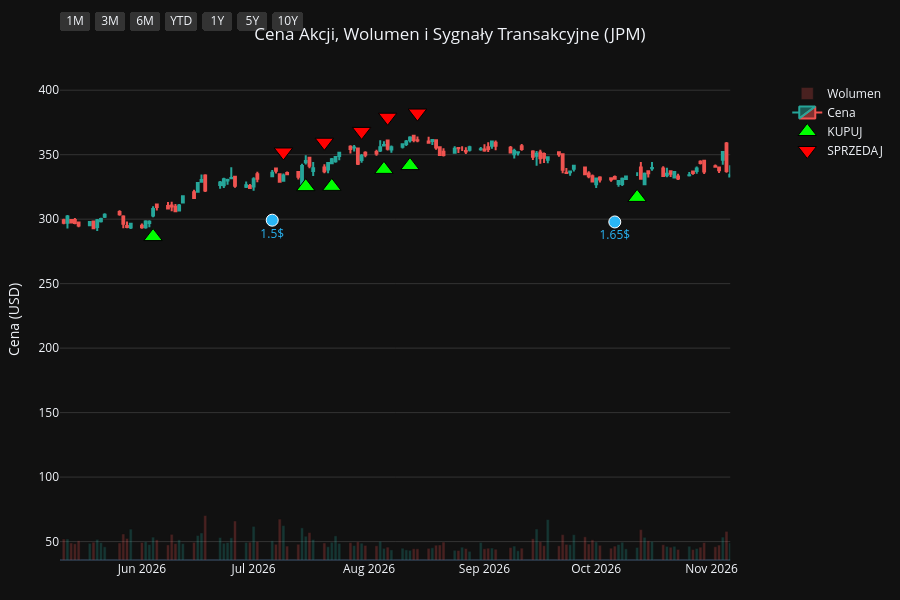
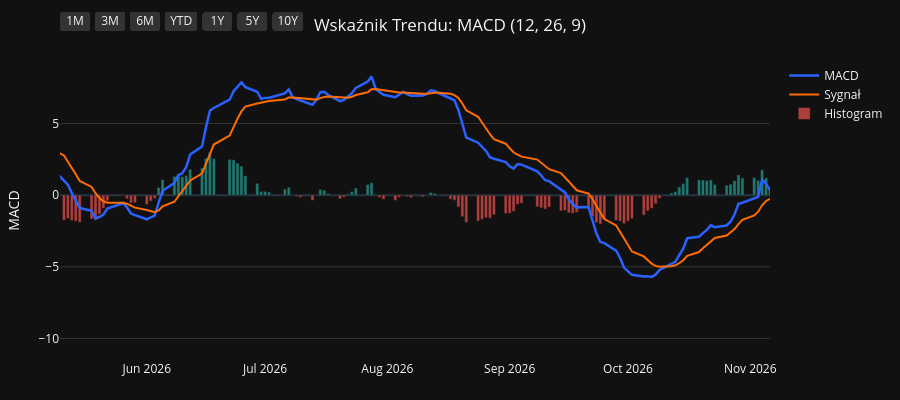
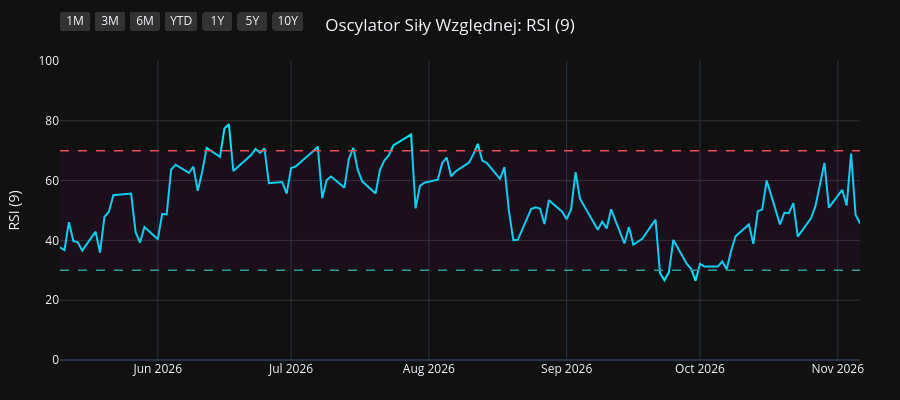
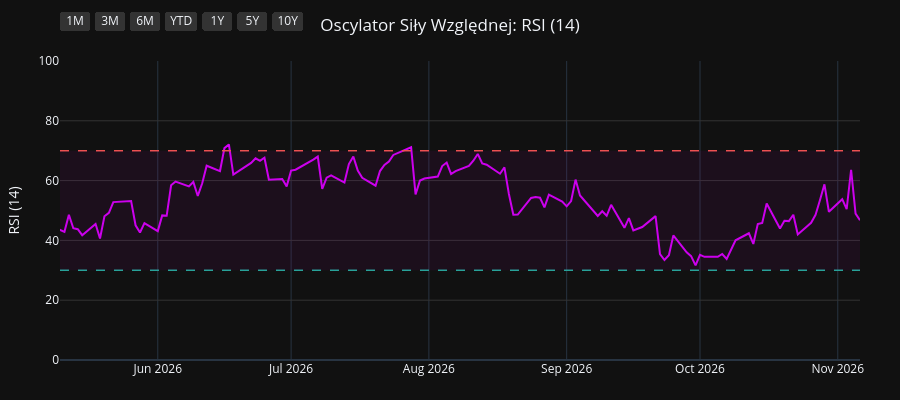

Notebook code for these charts, in order:
### Code cell
import os
import yfinance as yf
import pandas as pd
import pandas_ta as ta
import plotly.graph_objects as go
from plotly.subplots import make_subplots

# 1. Pobranie i przygotowanie danych
symbol = os.environ.get("STOCK_TICKER", "").strip().upper()
if not symbol:
    raise RuntimeError("Set STOCK_TICKER before running price_extractor.ipynb")
df = yf.Ticker(symbol).history(period="10y")
df.index = df.index.tz_localize(None)

# Wskaźniki i sygnały
df.ta.macd(fast=12, slow=26, signal=9, append=True)
df.ta.rsi(length=9, append=True)
df.ta.rsi(length=14, append=True)
df.ta.rsi(length=21, append=True)
df.dropna(inplace=True)

macd = df['MACD_12_26_9']
signal = df['MACDs_12_26_9']
wczorajszy_macd = macd.shift(1)
wczorajszy_signal = signal.shift(1)

df['Decyzja'] = 'BRAK'
df.loc[(macd > signal) & (wczorajszy_macd <= wczorajszy_signal), 'Decyzja'] = 'KUPUJ'
df.loc[(macd < signal) & (wczorajszy_macd >= wczorajszy_signal), 'Decyzja'] = 'SPRZEDAJ'

df_kupuj = df[df['Decyzja'] == 'KUPUJ']
df_sprzedaj = df[df['Decyzja'] == 'SPRZEDAJ']
df_dywidendy = df[df['Dividends'] > 0]
df_splity = df[df['Stock Splits'] > 0]

# Wspólna konfiguracja osi X
konfiguracja_osi_x = dict(
    type="date",
    showspikes=True, spikemode="across", spikesnap="cursor", spikedash="dot", spikecolor="#ffffff", spikethickness=1, hoverformat="%Y-%m-%d",
    rangeselector=dict(
        buttons=list([
            dict(count=1, label="1M", step="month", stepmode="backward"),
            dict(count=3, label="3M", step="month", stepmode="backward"),
            dict(count=6, label="6M", step="month", stepmode="backward"),
            dict(count=1, label="YTD", step="year", stepmode="todate"),
            dict(count=1, label="1Y", step="year", stepmode="backward"),
            dict(count=5, label="5Y", step="year", stepmode="backward"),
            dict(step="all", label="10Y")
        ]),
        bgcolor="#333333", activecolor="#2962ff", x=0, y=1.1
    )
)

# ==========================================
# WYKRES 1: CENA + WOLUMEN + SYGNAŁY
# ==========================================
fig1 = make_subplots(specs=[[{"secondary_y": True}]])

kolory_wolumenu = ['#26a69a' if row['Close'] >= row['Open'] else '#ef5350' for index, row in df.iterrows()]
fig1.add_trace(go.Bar(x=df.index, y=df['Volume'], marker_color=kolory_wolumenu, opacity=0.25, name='Wolumen'), secondary_y=True)
fig1.add_trace(go.Candlestick(x=df.index, open=df['Open'], high=df['High'], low=df['Low'], close=df['Close'], name='Cena', increasing_line_color='#26a69a', decreasing_line_color='#ef5350'), secondary_y=False)
fig1.add_trace(go.Scatter(x=df_kupuj.index, y=df_kupuj['Low'] * 0.95, customdata=df_kupuj[['Low', 'High']], mode='markers', marker=dict(symbol='triangle-up', size=16, color='#00ff00', line=dict(width=1, color='black')), name='KUPUJ', hovertemplate='KUPUJ<br>Najniższa: %{customdata[0]:.2f}<br>Najwyższa: %{customdata[1]:.2f}<extra></extra>'), secondary_y=False)
fig1.add_trace(go.Scatter(x=df_sprzedaj.index, y=df_sprzedaj['High'] * 1.05, customdata=df_sprzedaj[['Low', 'High']], mode='markers', marker=dict(symbol='triangle-down', size=16, color='#ff0000', line=dict(width=1, color='black')), name='SPRZEDAJ', hovertemplate='SPRZEDAJ<br>Najniższa: %{customdata[0]:.2f}<br>Najwyższa: %{customdata[1]:.2f}<extra></extra>'), secondary_y=False)

if not df_dywidendy.empty:
    fig1.add_trace(go.Scatter(x=df_dywidendy.index, y=df_dywidendy['Low'] * 0.90, mode='markers+text', marker=dict(symbol='circle', size=12, color='#29b6f6', line=dict(width=1, color='white')), text=df_dywidendy['Dividends'].apply(lambda x: f"{x}$"), textposition="bottom center", name='Dywidenda', showlegend=False, hovertemplate='Dywidenda: %{text}<extra></extra>', textfont=dict(color="#29b6f6")), secondary_y=False)
if not df_splity.empty:
                    fig1.add_trace(go.Scatter(x=df_splity.index, y=df_splity['High'], mode='markers+text', marker=dict(symbol='star', size=16, color='#ffee58', line=dict(width=1, color='black')), text=df_splity['Stock Splits'].apply(lambda x: f"{x:g}:1" if x >= 1 else f"1:{1 / x:g}"), textposition="top center", name='Split', hovertemplate='%{text}<extra></extra>', textfont=dict(color="#ffee58")), secondary_y=False)

fig1.update_layout(title=dict(text=f"Cena Akcji, Wolumen i Sygnały Transakcyjne ({symbol})", x=0.5, xanchor='center'), dragmode='pan', xaxis_rangeslider_visible=False, template='plotly_dark', height=600, hovermode='x unified', margin=dict(l=60, r=40, t=60, b=40))
fig1.update_xaxes(**konfiguracja_osi_x)
fig1.update_xaxes(range=[df.index.max() - pd.Timedelta(days=180), df.index.max()])
fig1.update_yaxes(title_text="Cena (USD)", secondary_y=False, gridcolor='#333333')
fig1.update_yaxes(range=[0, df['Volume'].max() * 4], showgrid=False, showticklabels=False, secondary_y=True)
fig1.show(config={'scrollZoom': True})

# ==========================================
# WYKRES 2: WSKAŹNIK MACD
# ==========================================
fig2 = go.Figure()
fig2.add_trace(go.Scatter(x=df.index, y=df['MACD_12_26_9'], line=dict(color='#2962ff', width=2.5), name='MACD'))
fig2.add_trace(go.Scatter(x=df.index, y=df['MACDs_12_26_9'], line=dict(color='#ff6d00', width=2), name='Sygnał'))
kolory_macd = ['#26a69a' if val >= 0 else '#ef5350' for val in df['MACDh_12_26_9']]
fig2.add_trace(go.Bar(x=df.index, y=df['MACDh_12_26_9'], marker_color=kolory_macd, name='Histogram', opacity=0.7))
fig2.update_layout(title=dict(text="Wskaźnik Trendu: MACD (12, 26, 9)", x=0.5, xanchor='center'), dragmode='pan', xaxis_rangeslider_visible=False, template='plotly_dark', height=400, hovermode='x unified', margin=dict(l=60, r=40, t=60, b=40))
fig2.update_xaxes(**konfiguracja_osi_x)
fig2.update_xaxes(range=[df.index.max() - pd.Timedelta(days=180), df.index.max()])
fig2.update_yaxes(title_text="MACD", gridcolor='#333333')
fig2.show(config={'scrollZoom': True})

# ==========================================
# WYKRES 3: OSCYLATOR RSI (9)
# ==========================================
fig3 = go.Figure()
fig3.add_trace(go.Scatter(x=df.index, y=df['RSI_9'], line=dict(color='#00e5ff', width=2), name='RSI (9)'))
fig3.add_hline(y=70, line_dash="dash", line_color="#ef5350", line_width=1.5)
fig3.add_hline(y=30, line_dash="dash", line_color="#26a69a", line_width=1.5)
fig3.add_hrect(y0=30, y1=70, line_width=0, fillcolor="purple", opacity=0.1)
fig3.update_layout(title=dict(text="Oscylator Siły Względnej: RSI (9)", x=0.5, xanchor='center'), dragmode='pan', xaxis_rangeslider_visible=False, template='plotly_dark', height=400, hovermode='x unified', margin=dict(l=60, r=40, t=60, b=40))
fig3.update_xaxes(**konfiguracja_osi_x)
fig3.update_xaxes(range=[df.index.max() - pd.Timedelta(days=180), df.index.max()])
fig3.update_yaxes(title_text="RSI (9)", range=[0, 100], gridcolor='#333333')
fig3.show(config={'scrollZoom': True})

# ==========================================
# WYKRES 4: OSCYLATOR RSI (14)
# ==========================================
fig4 = go.Figure()
fig4.add_trace(go.Scatter(x=df.index, y=df['RSI_14'], line=dict(color='#d500f9', width=2), name='RSI (14)'))
fig4.add_hline(y=70, line_dash="dash", line_color="#ef5350", line_width=1.5)
fig4.add_hline(y=30, line_dash="dash", line_color="#26a69a", line_width=1.5)
fig4.add_hrect(y0=30, y1=70, line_width=0, fillcolor="purple", opacity=0.1)
fig4.update_layout(title=dict(text="Oscylator Siły Względnej: RSI (14)", x=0.5, xanchor='center'), dragmode='pan', xaxis_rangeslider_visible=False, template='plotly_dark', height=400, hovermode='x unified', margin=dict(l=60, r=40, t=60, b=40))
fig4.update_xaxes(**konfiguracja_osi_x)
fig4.update_xaxes(range=[df.index.max() - pd.Timedelta(days=180), df.index.max()])
fig4.update_yaxes(title_text="RSI (14)", range=[0, 100], gridcolor='#333333')
fig4.show(config={'scrollZoom': True})

# ==========================================
# WYKRES 5: OSCYLATOR RSI (21)
# ==========================================
fig5 = go.Figure()
fig5.add_trace(go.Scatter(x=df.index, y=df['RSI_21'], line=dict(color='#64dd17', width=2), name='RSI (21)'))
fig5.add_hline(y=70, line_dash="dash", line_color="#ef5350", line_width=1.5)
fig5.add_hline(y=30, line_dash="dash", line_color="#26a69a", line_width=1.5)
fig5.add_hrect(y0=30, y1=70, line_width=0, fillcolor="purple", opacity=0.1)
fig5.update_layout(title=dict(text="Oscylator Siły Względnej: RSI (21)", x=0.5, xanchor='center'), dragmode='pan', xaxis_rangeslider_visible=False, template='plotly_dark', height=400, hovermode='x unified', margin=dict(l=60, r=40, t=60, b=40))
fig5.update_xaxes(**konfiguracja_osi_x)
fig5.update_xaxes(range=[df.index.max() - pd.Timedelta(days=180), df.index.max()])
fig5.update_yaxes(title_text="RSI (21)", range=[0, 100], gridcolor='#333333')
fig5.show(config={'scrollZoom': True})

### Figure 1 — Plotly figure (JSON) as saved in the notebook; plotly's stock layout.template omitted (floating-point values rounded to 4 significant figures; data arrays with more than 128 entries replaced by an {"elided": "..."} marker saying what was removed)
{"data": [{"marker": {"color": {"elided": "2478 str values"}}, "name": "Wolumen", "opacity": 0.25, "type": "bar", "x": {"elided": "2478 str values"}, "xaxis": "x", "y": {"elided": "2478 int values"}, "yaxis": "y2"}, {"close": {"elided": "2478 float values"}, "decreasing": {"line": {"color": "#ef5350"}}, "high": {"elided": "2478 float values"}, "increasing": {"line": {"color": "#26a69a"}}, "low": {"elided": "2478 float values"}, "name": "Cena", "open": {"elided": "2478 float values"}, "type": "candlestick", "x": {"elided": "2478 str values"}, "xaxis": "x", "yaxis": "y"}, {"customdata": {"elided": "96x2 float values"}, "hovertemplate": "KUPUJ<br>Najniższa: %{customdata[0]:.2f}<br>Najwyższa: %{customdata[1]:.2f}<extra></extra>", "marker": {"color": "#00ff00", "line": {"color": "black", "width": 1}, "size": 16, "symbol": "triangle-up"}, "mode": "markers", "name": "KUPUJ", "type": "scatter", "x": ["2017-02-06T00:00:00", "2017-04-24T00:00:00", "2017-06-08T00:00:00", "2017-08-07T00:00:00", "2017-09-14T00:00:00", "2017-10-16T00:00:00", "2017-11-28T00:00:00", "2017-12-21T00:00:00", "2018-01-10T00:00:00", "2018-02-21T00:00:00", "2018-03-12T00:00:00", "2018-04-09T00:00:00", "2018-05-08T00:00:00", "2018-06-08T00:00:00", "2018-07-09T00:00:00", "2018-09-19T00:00:00", "2018-10-08T00:00:00", "2018-10-31T00:00:00", "2018-11-27T00:00:00", "2019-01-02T00:00:00", "2019-02-15T00:00:00", "2019-03-15T00:00:00", "2019-04-02T00:00:00", "2019-06-10T00:00:00", "2019-06-28T00:00:00", "2019-08-29T00:00:00", "2019-10-15T00:00:00", "2019-12-09T00:00:00", "2019-12-12T00:00:00", "2020-01-02T00:00:00", "2020-02-06T00:00:00", "2020-03-26T00:00:00", "2020-05-20T00:00:00", "2020-07-13T00:00:00", "2020-08-07T00:00:00", "2020-08-27T00:00:00", "2020-10-02T00:00:00", "2020-11-05T00:00:00", "2020-12-31T00:00:00", "2021-02-08T00:00:00", "2021-04-30T00:00:00", "2021-05-28T00:00:00", "2021-07-01T00:00:00", "2021-07-29T00:00:00", "2021-08-25T00:00:00", "2021-09-24T00:00:00", "2021-10-20T00:00:00", "2021-12-27T00:00:00", "2022-02-04T00:00:00", "2022-03-16T00:00:00", "2022-04-21T00:00:00", "2022-05-04T00:00:00", "2022-05-17T00:00:00", "2022-07-07T00:00:00", "2022-07-15T00:00:00", "2022-09-09T00:00:00", "2022-10-06T00:00:00", "2022-10-13T00:00:00", "2023-01-03T00:00:00", "2023-01-27T00:00:00", "2023-02-06T00:00:00", "2023-02-14T00:00:00", "2023-03-30T00:00:00", "2023-05-19T00:00:00", "2023-06-02T00:00:00", "2023-06-30T00:00:00", "2023-09-14T00:00:00", "2023-09-28T00:00:00", "2023-10-09T00:00:00", "2023-11-06T00:00:00", "2024-01-30T00:00:00", "2024-02-15T00:00:00", "2024-03-18T00:00:00", "2024-04-25T00:00:00", "2024-06-25T00:00:00", "2024-08-15T00:00:00", "2024-10-07T00:00:00", "2024-11-06T00:00:00", "2025-01-06T00:00:00", "2025-02-18T00:00:00", "2025-03-21T00:00:00", "2025-04-11T00:00:00", "2025-06-20T00:00:00", "2025-07-25T00:00:00", "2025-08-26T00:00:00", "2025-09-11T00:00:00", "2025-10-29T00:00:00", "2025-11-28T00:00:00", "2026-02-03T00:00:00", "2026-03-20T00:00:00", "2026-06-04T00:00:00", "2026-07-15T00:00:00", "2026-07-22T00:00:00", "2026-08-05T00:00:00", "2026-08-12T00:00:00", "2026-10-12T00:00:00"], "xaxis": "x", "y": [63.76, 63.99, 62.11, 69.77, 67.55, 72.14, 73.36, 79.8, 82.34, 86.32, 88.26, 83.14, 82.68, 83.27, 79.65, 87.05, 86.83, 82.57, 83.21, 73.49, 80.05, 81.26, 80.57, 85.76, 86.29, 84.65, 93.11, 106.2, 106.0, 110.0, 109.0, 74.36, 72.59, 78.05, 78.32, 80.3, 77.12, 82.68, 102.2, 113.9, 126.9, 135.4, 128.9, 126.7, 131.6, 134.1, 140.5, 131.2, 125.6, 113.5, 110.5, 104.4, 102.7, 97.29, 92.38, 101.8, 93.44, 88.09, 115.9, 121.9, 122.1, 123.5, 111.3, 121.4, 122.5, 126.3, 130.5, 129.2, 127.9, 127.3, 155.0, 158.0, 170.3, 172.5, 178.4, 191.5, 191.4, 214.3, 220.7, 253.2, 217.0, 207.7, 252.8, 274.5, 272.2, 279.0, 282.4, 287.3, 289.4, 267.1, 286.5, 325.2, 325.4, 338.6, 341.5, 316.9], "yaxis": "y"}, {"customdata": {"elided": "95x2 float values"}, "hovertemplate": "SPRZEDAJ<br>Najniższa: %{customdata[0]:.2f}<br>Najwyższa: %{customdata[1]:.2f}<extra></extra>", "marker": {"color": "#ff0000", "line": {"color": "black", "width": 1}, "size": 16, "symbol": "triangle-down"}, "mode": "markers", "name": "SPRZEDAJ", "type": "scatter", "x": ["2017-03-08T00:00:00", "2017-05-17T00:00:00", "2017-07-17T00:00:00", "2017-08-10T00:00:00", "2017-10-13T00:00:00", "2017-11-03T00:00:00", "2017-12-20T00:00:00", "2017-12-26T00:00:00", "2018-02-02T00:00:00", "2018-03-01T00:00:00", "2018-03-14T00:00:00", "2018-04-27T00:00:00", "2018-05-24T00:00:00", "2018-06-14T00:00:00", "2018-08-10T00:00:00", "2018-09-27T00:00:00", "2018-10-10T00:00:00", "2018-11-23T00:00:00", "2018-12-06T00:00:00", "2019-02-07T00:00:00", "2019-03-01T00:00:00", "2019-03-21T00:00:00", "2019-05-07T00:00:00", "2019-06-25T00:00:00", "2019-07-31T00:00:00", "2019-09-26T00:00:00", "2019-11-13T00:00:00", "2019-12-11T00:00:00", "2019-12-23T00:00:00", "2020-01-03T00:00:00", "2020-02-21T00:00:00", "2020-05-12T00:00:00", "2020-06-12T00:00:00", "2020-07-31T00:00:00", "2020-08-19T00:00:00", "2020-09-09T00:00:00", "2020-10-28T00:00:00", "2020-12-04T00:00:00", "2021-01-21T00:00:00", "2021-03-05T00:00:00", "2021-05-26T00:00:00", "2021-06-08T00:00:00", "2021-07-19T00:00:00", "2021-08-19T00:00:00", "2021-09-07T00:00:00", "2021-10-13T00:00:00", "2021-10-27T00:00:00", "2022-01-18T00:00:00", "2022-02-23T00:00:00", "2022-04-06T00:00:00", "2022-04-22T00:00:00", "2022-05-10T00:00:00", "2022-06-10T00:00:00", "2022-07-14T00:00:00", "2022-08-23T00:00:00", "2022-09-21T00:00:00", "2022-10-07T00:00:00", "2022-11-17T00:00:00", "2023-01-19T00:00:00", "2023-01-30T00:00:00", "2023-02-10T00:00:00", "2023-02-16T00:00:00", "2023-05-03T00:00:00", "2023-05-23T00:00:00", "2023-06-22T00:00:00", "2023-08-02T00:00:00", "2023-09-27T00:00:00", "2023-10-02T00:00:00", "2023-10-23T00:00:00", "2024-01-09T00:00:00", "2024-02-05T00:00:00", "2024-03-14T00:00:00", "2024-04-03T00:00:00", "2024-05-23T00:00:00", "2024-07-24T00:00:00", "2024-09-06T00:00:00", "2024-10-31T00:00:00", "2024-12-02T00:00:00", "2025-02-14T00:00:00", "2025-02-19T00:00:00", "2025-04-04T00:00:00", "2025-05-23T00:00:00", "2025-07-09T00:00:00", "2025-07-31T00:00:00", "2025-09-08T00:00:00", "2025-10-01T00:00:00", "2025-11-14T00:00:00", "2026-01-12T00:00:00", "2026-02-13T00:00:00", "2026-04-29T00:00:00", "2026-07-09T00:00:00", "2026-07-20T00:00:00", "2026-07-30T00:00:00", "2026-08-06T00:00:00", "2026-08-14T00:00:00"], "xaxis": "x", "y": [75.55, 71.7, 75.69, 76.58, 80.04, 84.03, 89.16, 89.38, 97.27, 97.04, 97.0, 92.11, 93.78, 92.28, 97.48, 97.32, 97.32, 90.92, 89.2, 88.34, 90.39, 88.33, 98.07, 93.73, 100.6, 102.2, 112.5, 117.9, 120.4, 122.3, 120.3, 80.6, 89.78, 86.89, 90.17, 91.16, 88.94, 111.5, 124.1, 139.9, 150.1, 151.9, 138.1, 143.4, 148.8, 153.4, 158.3, 145.3, 143.0, 124.6, 122.7, 116.3, 116.0, 102.6, 111.2, 110.6, 103.1, 127.1, 131.0, 135.0, 136.2, 138.2, 134.7, 135.1, 138.5, 152.3, 142.9, 142.4, 141.6, 170.3, 173.6, 190.0, 197.8, 197.7, 212.6, 219.3, 227.7, 252.5, 283.1, 284.2, 222.1, 267.3, 294.4, 308.6, 303.9, 322.5, 316.9, 337.4, 314.9, 324.6, 352.1, 359.7, 368.1, 379.1, 382.3], "yaxis": "y"}, {"hovertemplate": "Dywidenda: %{text}<extra></extra>", "marker": {"color": "#29b6f6", "line": {"color": "white", "width": 1}, "size": 12, "symbol": "circle"}, "mode": "markers+text", "name": "Dywidenda", "showlegend": false, "text": ["0.48$", "0.5$", "0.5$", "0.56$", "0.56$", "0.56$", "0.56$", "0.8$", "0.8$", "0.8$", "0.8$", "0.9$", "0.9$", "0.9$", "0.9$", "0.9$", "0.9$", "0.9$", "0.9$", "1.0$", "1.0$", "1.0$", "1.0$", "1.0$", "1.0$", "1.0$", "1.0$", "1.05$", "1.05$", "1.15$", "1.15$", "1.25$", "1.25$", "1.4$", "1.4$", "1.5$", "1.5$", "1.5$", "1.5$", "1.65$"], "textfont": {"color": "#29b6f6"}, "textposition": "bottom center", "type": "scatter", "x": ["2017-01-04T00:00:00", "2017-04-04T00:00:00", "2017-07-03T00:00:00", "2017-10-05T00:00:00", "2018-01-04T00:00:00", "2018-04-05T00:00:00", "2018-07-05T00:00:00", "2018-10-04T00:00:00", "2019-01-03T00:00:00", "2019-04-04T00:00:00", "2019-07-03T00:00:00", "2019-10-03T00:00:00", "2020-01-03T00:00:00", "2020-04-03T00:00:00", "2020-07-02T00:00:00", "2020-10-05T00:00:00", "2021-01-05T00:00:00", "2021-04-05T00:00:00", "2021-07-02T00:00:00", "2021-10-05T00:00:00", "2022-01-05T00:00:00", "2022-04-05T00:00:00", "2022-07-05T00:00:00", "2022-10-05T00:00:00", "2023-01-05T00:00:00", "2023-04-05T00:00:00", "2023-07-05T00:00:00", "2023-10-05T00:00:00", "2024-01-04T00:00:00", "2024-04-04T00:00:00", "2024-07-05T00:00:00", "2024-10-04T00:00:00", "2025-01-06T00:00:00", "2025-04-04T00:00:00", "2025-07-03T00:00:00", "2025-10-06T00:00:00", "2026-01-06T00:00:00", "2026-04-06T00:00:00", "2026-07-06T00:00:00", "2026-10-06T00:00:00"], "xaxis": "x", "y": [60.26, 60.83, 64.47, 67.79, 77.16, 79.84, 74.61, 82.88, 70.74, 77.0, 83.34, 82.71, 103.2, 62.99, 70.64, 75.64, 96.68, 119.9, 122.6, 132.5, 130.9, 107.2, 88.84, 89.25, 110.5, 105.3, 121.0, 118.9, 144.9, 167.1, 175.8, 178.9, 209.1, 182.7, 255.9, 269.4, 293.3, 261.4, 299.2, 297.8], "yaxis": "y"}], "layout": {"dragmode": "pan", "height": 600, "hovermode": "x unified", "margin": {"b": 40, "l": 60, "r": 40, "t": 60}, "title": {"text": "Cena Akcji, Wolumen i Sygnały Transakcyjne (JPM)", "x": 0.5, "xanchor": "center"}, "xaxis": {"anchor": "y", "domain": [0.0, 0.94], "hoverformat": "%Y-%m-%d", "range": ["2026-05-10T00:00:00", "2026-11-06T00:00:00"], "rangeselector": {"activecolor": "#2962ff", "bgcolor": "#333333", "buttons": [{"count": 1, "label": "1M", "step": "month", "stepmode": "backward"}, {"count": 3, "label": "3M", "step": "month", "stepmode": "backward"}, {"count": 6, "label": "6M", "step": "month", "stepmode": "backward"}, {"count": 1, "label": "YTD", "step": "year", "stepmode": "todate"}, {"count": 1, "label": "1Y", "step": "year", "stepmode": "backward"}, {"count": 5, "label": "5Y", "step": "year", "stepmode": "backward"}, {"label": "10Y", "step": "all"}], "x": 0, "y": 1.1}, "rangeslider": {"visible": false}, "showspikes": true, "spikecolor": "#ffffff", "spikedash": "dot", "spikemode": "across", "spikesnap": "cursor", "spikethickness": 1, "type": "date"}, "yaxis": {"anchor": "x", "domain": [0.0, 1.0], "gridcolor": "#333333", "title": {"text": "Cena (USD)"}}, "yaxis2": {"anchor": "x", "overlaying": "y", "range": [0, 217675200], "showgrid": false, "showticklabels": false, "side": "right"}}}

### Figure 2 — Plotly figure (JSON) as saved in the notebook; plotly's stock layout.template omitted (floating-point values rounded to 4 significant figures; data arrays with more than 128 entries replaced by an {"elided": "..."} marker saying what was removed)
{"data": [{"line": {"color": "#2962ff", "width": 2.5}, "name": "MACD", "type": "scatter", "x": {"elided": "2478 str values"}, "y": {"elided": "2478 float values"}}, {"line": {"color": "#ff6d00", "width": 2}, "name": "Sygnał", "type": "scatter", "x": {"elided": "2478 str values"}, "y": {"elided": "2478 float values"}}, {"marker": {"color": {"elided": "2478 str values"}}, "name": "Histogram", "opacity": 0.7, "type": "bar", "x": {"elided": "2478 str values"}, "y": {"elided": "2478 float values"}}], "layout": {"dragmode": "pan", "height": 400, "hovermode": "x unified", "margin": {"b": 40, "l": 60, "r": 40, "t": 60}, "title": {"text": "Wskaźnik Trendu: MACD (12, 26, 9)", "x": 0.5, "xanchor": "center"}, "xaxis": {"hoverformat": "%Y-%m-%d", "range": ["2026-05-10T00:00:00", "2026-11-06T00:00:00"], "rangeselector": {"activecolor": "#2962ff", "bgcolor": "#333333", "buttons": [{"count": 1, "label": "1M", "step": "month", "stepmode": "backward"}, {"count": 3, "label": "3M", "step": "month", "stepmode": "backward"}, {"count": 6, "label": "6M", "step": "month", "stepmode": "backward"}, {"count": 1, "label": "YTD", "step": "year", "stepmode": "todate"}, {"count": 1, "label": "1Y", "step": "year", "stepmode": "backward"}, {"count": 5, "label": "5Y", "step": "year", "stepmode": "backward"}, {"label": "10Y", "step": "all"}], "x": 0, "y": 1.1}, "rangeslider": {"visible": false}, "showspikes": true, "spikecolor": "#ffffff", "spikedash": "dot", "spikemode": "across", "spikesnap": "cursor", "spikethickness": 1, "type": "date"}, "yaxis": {"gridcolor": "#333333", "title": {"text": "MACD"}}}}

### Figure 3 — Plotly figure (JSON) as saved in the notebook; plotly's stock layout.template omitted (floating-point values rounded to 4 significant figures; data arrays with more than 128 entries replaced by an {"elided": "..."} marker saying what was removed)
{"data": [{"line": {"color": "#00e5ff", "width": 2}, "name": "RSI (9)", "type": "scatter", "x": {"elided": "2478 str values"}, "y": {"elided": "2478 float values"}}], "layout": {"dragmode": "pan", "height": 400, "hovermode": "x unified", "margin": {"b": 40, "l": 60, "r": 40, "t": 60}, "shapes": [{"line": {"color": "#ef5350", "dash": "dash", "width": 1.5}, "type": "line", "x0": 0, "x1": 1, "xref": "x domain", "y0": 70, "y1": 70, "yref": "y"}, {"line": {"color": "#26a69a", "dash": "dash", "width": 1.5}, "type": "line", "x0": 0, "x1": 1, "xref": "x domain", "y0": 30, "y1": 30, "yref": "y"}, {"fillcolor": "purple", "line": {"width": 0}, "opacity": 0.1, "type": "rect", "x0": 0, "x1": 1, "xref": "x domain", "y0": 30, "y1": 70, "yref": "y"}], "title": {"text": "Oscylator Siły Względnej: RSI (9)", "x": 0.5, "xanchor": "center"}, "xaxis": {"hoverformat": "%Y-%m-%d", "range": ["2026-05-10T00:00:00", "2026-11-06T00:00:00"], "rangeselector": {"activecolor": "#2962ff", "bgcolor": "#333333", "buttons": [{"count": 1, "label": "1M", "step": "month", "stepmode": "backward"}, {"count": 3, "label": "3M", "step": "month", "stepmode": "backward"}, {"count": 6, "label": "6M", "step": "month", "stepmode": "backward"}, {"count": 1, "label": "YTD", "step": "year", "stepmode": "todate"}, {"count": 1, "label": "1Y", "step": "year", "stepmode": "backward"}, {"count": 5, "label": "5Y", "step": "year", "stepmode": "backward"}, {"label": "10Y", "step": "all"}], "x": 0, "y": 1.1}, "rangeslider": {"visible": false}, "showspikes": true, "spikecolor": "#ffffff", "spikedash": "dot", "spikemode": "across", "spikesnap": "cursor", "spikethickness": 1, "type": "date"}, "yaxis": {"gridcolor": "#333333", "range": [0, 100], "title": {"text": "RSI (9)"}}}}

### Figure 4 — Plotly figure (JSON) as saved in the notebook; plotly's stock layout.template omitted (floating-point values rounded to 4 significant figures; data arrays with more than 128 entries replaced by an {"elided": "..."} marker saying what was removed)
{"data": [{"line": {"color": "#d500f9", "width": 2}, "name": "RSI (14)", "type": "scatter", "x": {"elided": "2478 str values"}, "y": {"elided": "2478 float values"}}], "layout": {"dragmode": "pan", "height": 400, "hovermode": "x unified", "margin": {"b": 40, "l": 60, "r": 40, "t": 60}, "shapes": [{"line": {"color": "#ef5350", "dash": "dash", "width": 1.5}, "type": "line", "x0": 0, "x1": 1, "xref": "x domain", "y0": 70, "y1": 70, "yref": "y"}, {"line": {"color": "#26a69a", "dash": "dash", "width": 1.5}, "type": "line", "x0": 0, "x1": 1, "xref": "x domain", "y0": 30, "y1": 30, "yref": "y"}, {"fillcolor": "purple", "line": {"width": 0}, "opacity": 0.1, "type": "rect", "x0": 0, "x1": 1, "xref": "x domain", "y0": 30, "y1": 70, "yref": "y"}], "title": {"text": "Oscylator Siły Względnej: RSI (14)", "x": 0.5, "xanchor": "center"}, "xaxis": {"hoverformat": "%Y-%m-%d", "range": ["2026-05-10T00:00:00", "2026-11-06T00:00:00"], "rangeselector": {"activecolor": "#2962ff", "bgcolor": "#333333", "buttons": [{"count": 1, "label": "1M", "step": "month", "stepmode": "backward"}, {"count": 3, "label": "3M", "step": "month", "stepmode": "backward"}, {"count": 6, "label": "6M", "step": "month", "stepmode": "backward"}, {"count": 1, "label": "YTD", "step": "year", "stepmode": "todate"}, {"count": 1, "label": "1Y", "step": "year", "stepmode": "backward"}, {"count": 5, "label": "5Y", "step": "year", "stepmode": "backward"}, {"label": "10Y", "step": "all"}], "x": 0, "y": 1.1}, "rangeslider": {"visible": false}, "showspikes": true, "spikecolor": "#ffffff", "spikedash": "dot", "spikemode": "across", "spikesnap": "cursor", "spikethickness": 1, "type": "date"}, "yaxis": {"gridcolor": "#333333", "range": [0, 100], "title": {"text": "RSI (14)"}}}}
